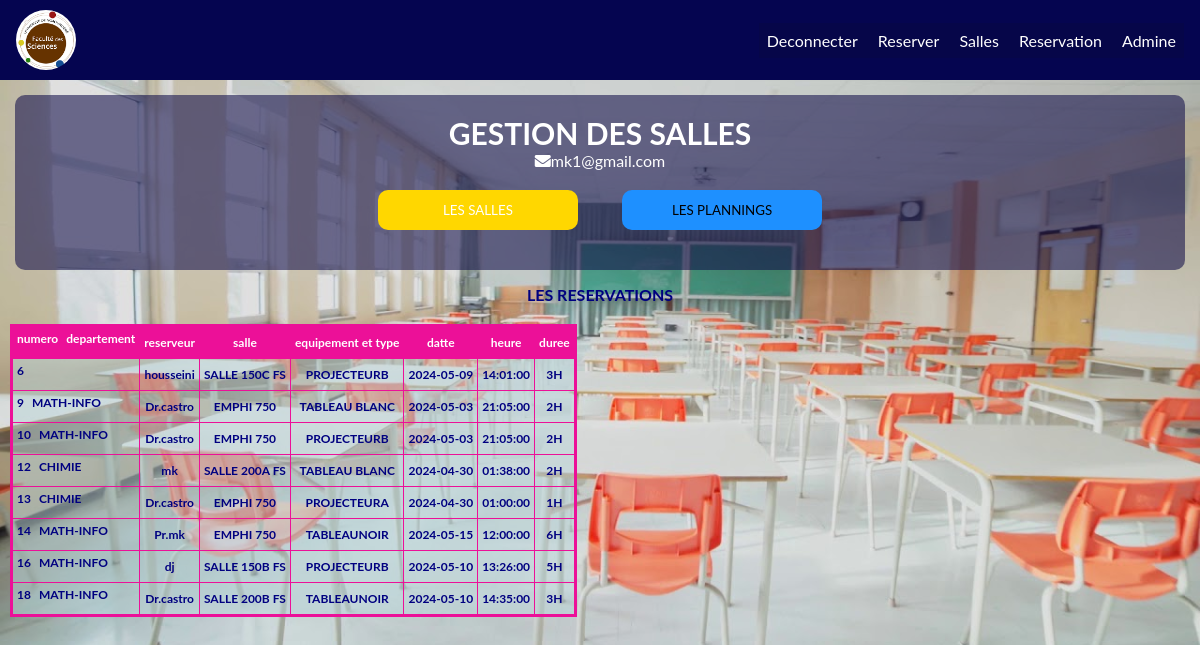
Page /lereservation.php (signed in) on the committed database.
### tables this page shows
CREATE TABLE `reservation` (
  `idr` int(11) NOT NULL,
  `datte` date NOT NULL,
  `heur` time NOT NULL,
  `dure` varchar(8) NOT NULL,
  `ids` int(11) NOT NULL,
  `ide` int(11) NOT NULL,
  `idp` int(11) NOT NULL,
  `reserver` tinyint(1) NOT NULL DEFAULT 0,
  `departement` varchar(30) NOT NULL
);

CREATE TABLE `personne` (
  `id_pr` int(11) NOT NULL,
  `nom` varchar(50) NOT NULL,
  `mail` varchar(50) NOT NULL,
  `pass` varchar(500) NOT NULL,
  `admine` tinyint(1) NOT NULL,
  `titre` varchar(8) NOT NULL
);

CREATE TABLE `salle` (
  `ids` int(11) NOT NULL,
  `noms` varchar(50) NOT NULL,
  `capacite` int(8) NOT NULL,
  `disponible` tinyint(1) NOT NULL DEFAULT 0,
  `inage` varchar(50) NOT NULL
);

CREATE TABLE `equipement` (
  `ide` int(11) NOT NULL,
  `nome` varchar(50) NOT NULL,
  `type` varchar(50) NOT NULL,
  `disponible` tinyint(1) NOT NULL DEFAULT 0
);

### classes/Reservation.php (called while the page is built, shortened)
<?php
class Reservation{
    public function afficheReservation($pdo){
        $sql = "SELECT * FROM reservation,salle,personne,equipement WHERE reservation.idp = personne.id_pr AND reservation.ids = salle.ids AND reservation.ide = equipement.ide AND reserver = '1'";
        $requete = $pdo->query($sql);
        $reservation =$requete->fetchAll();
        if($reservation){
            return $reservation;
        }else{
            return false;
        }
    }
    public function afficheTReservation($pdo){
        $sql = "SELECT * FROM reservation,salle,personne,equipement WHERE reservation.idp = personne.id_pr AND reservation.ids = salle.ids AND reservation.ide = equipement.ide";
        $requete = $pdo->query($sql);
        $reservation =$requete->fetchAll();
        if($reservation){
            return $reservation;
        }else{
            return false;
        }
    }
}

### lereservation.php (the view, shortened to what this page needs)
<?php
include "html/header.php";
include "html/navder.php";
include "classes/Reservation.php";
$reservation = new Reservation();
$toutes = $reservation->afficheTReservation($db);
$reservations = $reservation->afficheReservation($db);
?>
<div class="accueil">
        <h1 class="accueil-titre">GESTION DES SALLES</h1>
        <P><a href="#"><i class="fas fa-envelope icon"></i><?=$_SESSION["personnelle"]["mail"]?></a></P>
        <div class="buttons">
            <button class="buttonsalle"><a href="salles.php">LES SALLES</a></button>
            <button class="buttonplanning">LES PLANNINGS</button>
        </div>
</div>
<div class="reservation">
        <section>
            <h1>LES RESERVATIONS</h1>
        <table>
        <thead>
                <tr>
                    <th class="reduire">numero</th>
                    <th class="reduire">departement</th>
                    <th>reserveur</th>
                    <th>salle</th>
                    <th>equipement et type</th>
                    <th>datte</th>
                    <th>heure</th>
                    <th>duree</th>
                </tr>
            </thead>
            <tbody>
            <?php foreach($reservations as $reservationr) : ?>
                <tr>
                    <td class="reduire"><?=$reservationr["idr"]?></td>
                    <td class="reduire"><?=$reservationr["departement"]?></td>
                    <td><?=$reservationr["titre"]?><?=$reservationr["nom"]?></td>
                    <td><?=$reservationr["noms"]?></td>
                    <td><?=$reservationr["nome"]?><?=$reservationr["type"]?></td>
                    <td><?=$reservationr["datte"]?></td>
                    <td><?=$reservationr["heur"]?></td>
                    <td><?=$reservationr["dure"]?></td>
                </tr>
            <?php endforeach;?>
            </tbody>
        </table>
        </section>
</div>
<?php
include "html/fooder.php";
?>

### css/style.css (style rules this page uses)
* { top: 0; margin: 0; padding: 0; box-sizing: border-box; text-decoration: none; list-style: none; scroll-behavior: smooth; font-family: "Lato", sans-serif; }
body { background-image: url(../image/font.jpg); background-position: center; background-size: cover; }
.accueil-titre { color: white; font-size: 30px; }
p { color: white; }
a { color: white; padding: 20px 4px; }
.buttonsalle, .buttonplanning { padding: 12px; margin: 20px; text-align: center; width: 200px; border-radius: 10px; border: none; }
.buttonsalle { background-color: gold; }
.buttonplanning { background-color: dodgerblue; }
.accueil { background-color: rgba(17, 14, 73, 0.568); text-align: center; padding: 20px; margin: 15px; border-radius: 10px; }
@media screen and (min-width: 900px) { .reservation section { justify-content: center; } }

### css/cssim.css (style rules this page uses)
table { background-color: rgba(187, 216, 219, 0.5); width: auto; height: auto; margin: 20px 10px; border: 3px rgb(236, 16, 152) solid; border-collapse: collapse; }
thead tr { background-color: rgb(236, 16, 152); text-align: center; }
td { text-align: center; }
.reduire { display: none; }
th, td, .interier { padding: 4px 4px; font-size: 12px; }
tbody, tr, td, th { border: 1px rgb(236, 16, 152) solid; color: navy; font-weight: bold; }
th { color: white; }
h1 { text-align: center; font-size: 16px; color: navy; }
@media screen and (min-width: 768px) { .reduire { display: initial; border: none; } }
@media screen and (min-width: 768px) { th, td, .interier { width: auto; padding: 8px 4px; } }

### rows in the picture
reservation: idr "6", idp.nom "housseini", ids.noms "SALLE 150C FS", ide.nome "PROJECTEUR", ide.type "B", datte "2024-05-09", heur "14:01:00", dure "3H"
reservation: idr "9", departement "MATH-INFO", idp.titre "Dr.", idp.nom "castro", ids.noms "EMPHI 750", ide.nome "TABLEAU", ide.type "BLANC", datte "2024-05-03", heur "21:05:00", dure "2H"
reservation: idr "10", departement "MATH-INFO", idp.titre "Dr.", idp.nom "castro", ids.noms "EMPHI 750", ide.nome "PROJECTEUR", ide.type "B", datte "2024-05-03", heur "21:05:00", dure "2H"
reservation: idr "12", departement "CHIMIE", idp.nom "mk", ids.noms "SALLE 200A FS", ide.nome "TABLEAU", ide.type "BLANC", datte "2024-04-30", heur "01:38:00", dure "2H"
reservation: idr "13", departement "CHIMIE", idp.titre "Dr.", idp.nom "castro", ids.noms "EMPHI 750", ide.nome "PROJECTEUR", ide.type "A", datte "2024-04-30", heur "01:00:00", dure "1H"
reservation: idr "14", departement "MATH-INFO", idp.titre "Pr.", idp.nom "mk", ids.noms "EMPHI 750", ide.nome "TABLEAU", ide.type "NOIR", datte "2024-05-15", heur "12:00:00", dure "6H"
reservation: idr "16", departement "MATH-INFO", idp.nom "dj", ids.noms "SALLE 150B FS", ide.nome "PROJECTEUR", ide.type "B", datte "2024-05-10", heur "13:26:00", dure "5H"
reservation: idr "18", departement "MATH-INFO", idp.titre "Dr.", idp.nom "castro", ids.noms "SALLE 200B FS", ide.nome "TABLEAU", ide.type "NOIR", datte "2024-05-10", heur "14:35:00", dure "3H"

### other values in the picture
$_SESSION["personnelle"]["mail"] "mk1@gmail.com"
